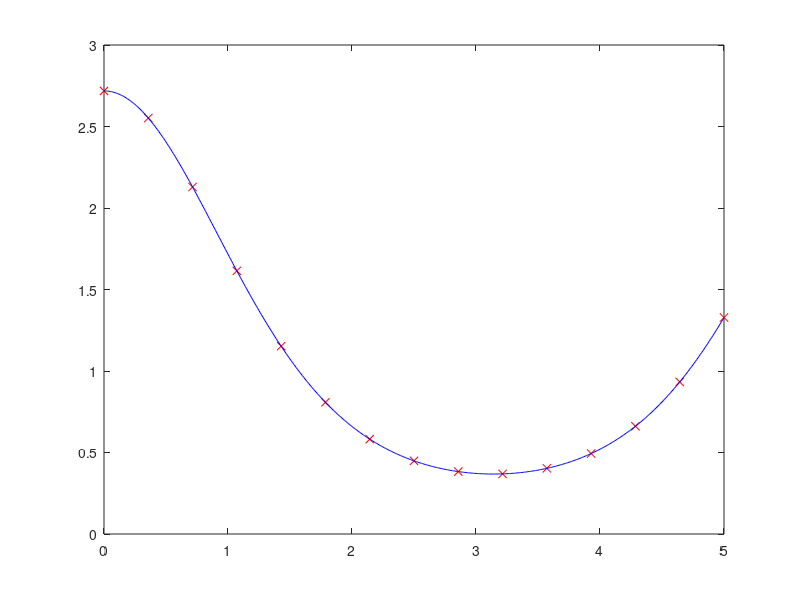

Write the MATLAB code that produced this figure. (Note: this script raises an error after producing the figure.)
x=0:0.01:5;
f=exp(cos(x));
x_nodes=linspace(0,5,15);
f_nodes=exp(cos(x_nodes));
plot(x_nodes,f_nodes,'rx')
hold on
plot(x,f,'b')
interval=0:0.01:5;
for k= 1:length(interval)
  N(k)=Newton1(x,f,interval(k));
end
plot(interval,N,'b')
